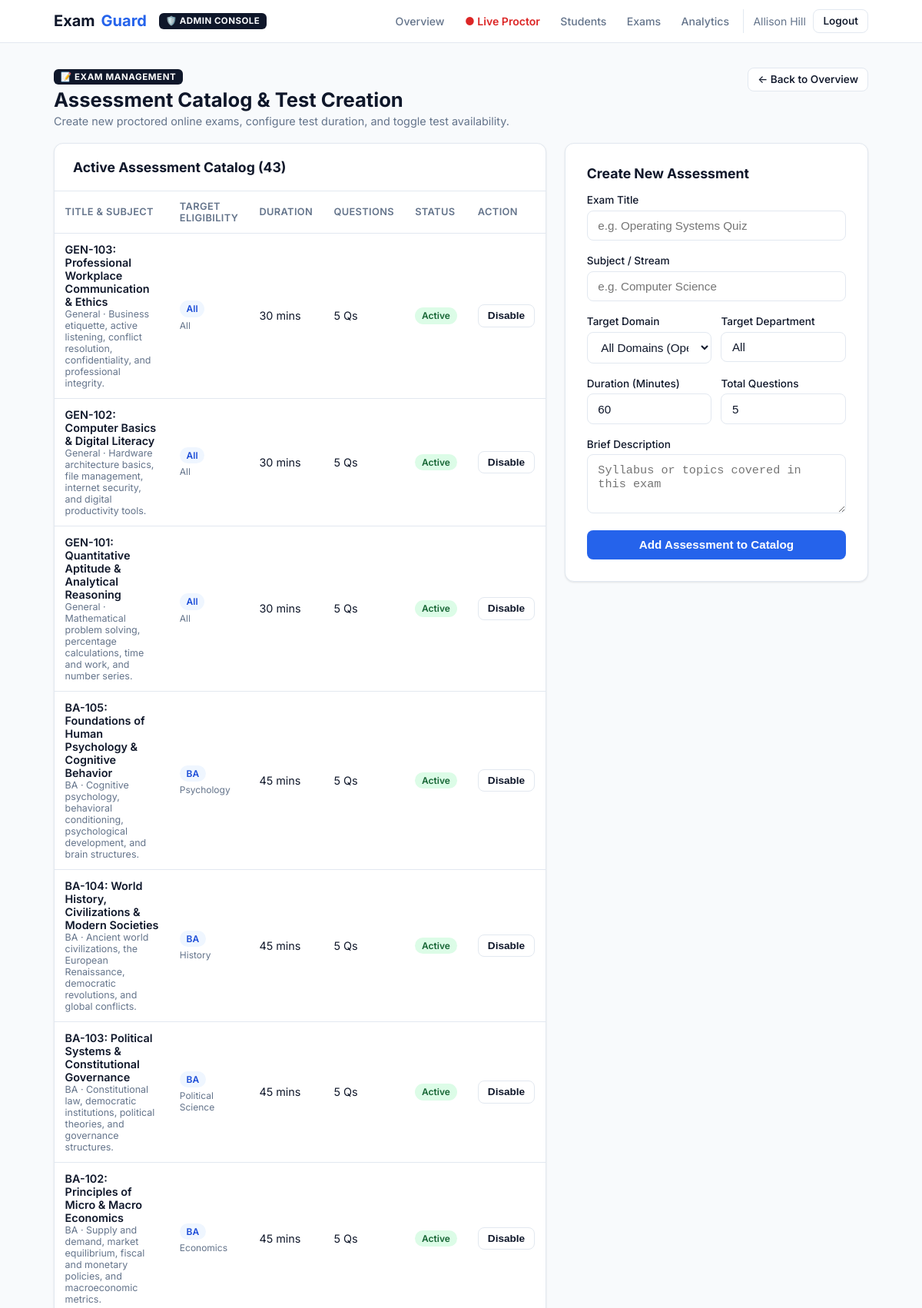
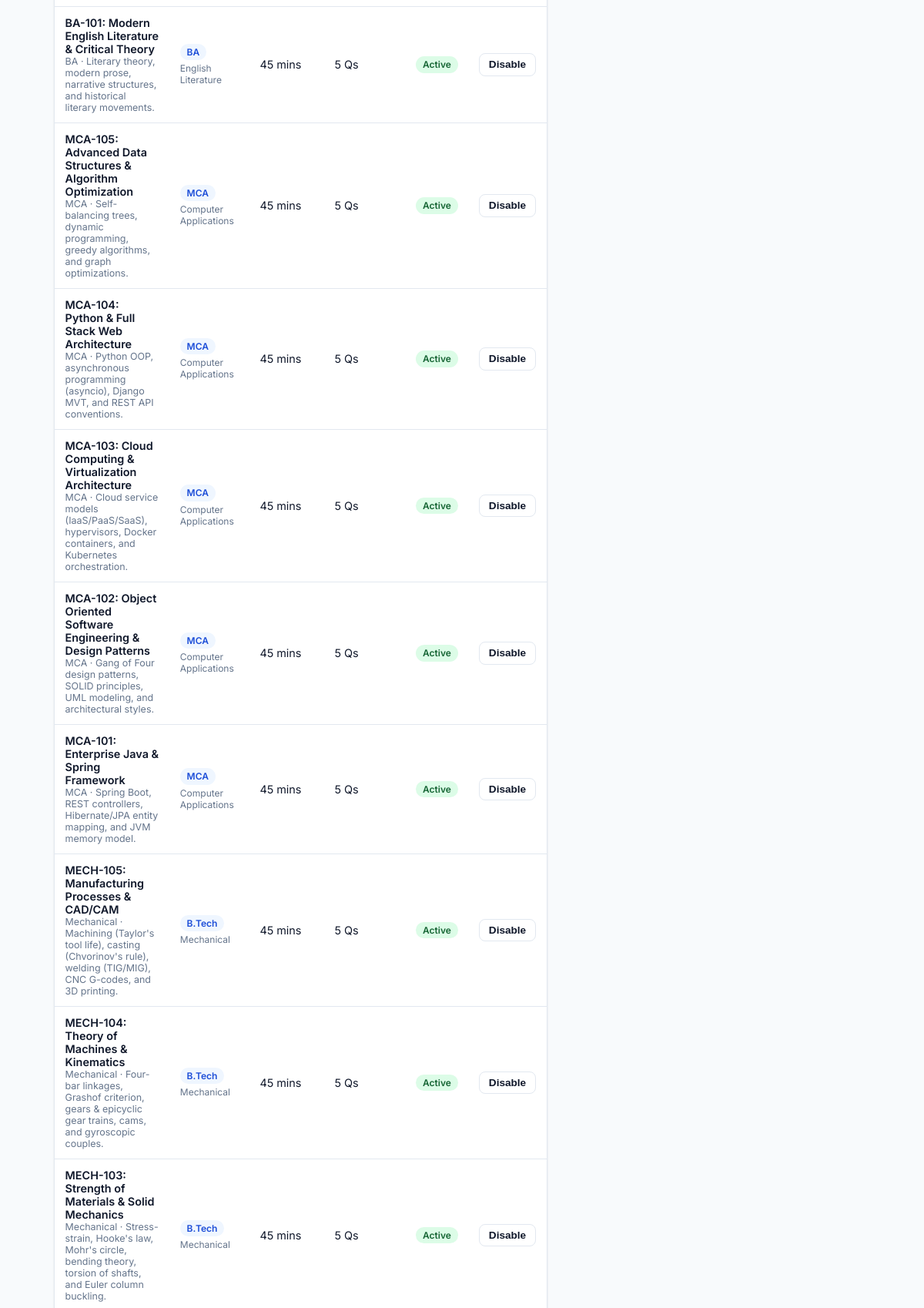
/admin/exams (signed in, upper part), run on the app's committed database (2 pictures, top to bottom).
### app/models/models.py (models this page shows, shortened)
class User(UserMixin, db.Model):
    __tablename__ = "users"
    id = db.Column(db.Integer, primary_key=True)
    email = db.Column(db.String(120), unique=True, nullable=False, index=True)
    password_hash = db.Column(db.String(256), nullable=False)
    full_name = db.Column(db.String(120), nullable=False)
    role = db.Column(db.String(20), default="candidate")
    photo_path = db.Column(db.String(255))
    id_type = db.Column(db.String(40))
    id_number = db.Column(db.String(80))
    id_document_path = db.Column(db.String(255))
    id_verified = db.Column(db.Boolean, default=False)
    created_at = db.Column(db.DateTime, default=datetime.utcnow)
    academic_status = db.Column(db.String(50), default="Currently Studying")  # Currently Studying / Graduated / Beginner
    college = db.Column(db.String(200), default="")
    domain = db.Column(db.String(100), default="")  # B.Tech, MCA, BA, B.Sc, etc.
    department = db.Column(db.String(120), default="")  # CSE, ECE, Economics, Computer Applications, etc.
    year_of_study = db.Column(db.String(50), default="")  # 1st Year, 2nd Year, 3rd Year, 4th Year, Graduated, Beginner
    sessions = db.relationship("ExamSession", backref="candidate", lazy="dynamic")

class AvailableExam(db.Model):
    __tablename__ = "available_exams"
    id = db.Column(db.Integer, primary_key=True)
    title = db.Column(db.String(200), nullable=False)
    description = db.Column(db.Text, default="")
    duration_minutes = db.Column(db.Integer, default=60)
    total_questions = db.Column(db.Integer, default=10)
    subject = db.Column(db.String(80), default="General")
    target_domain = db.Column(db.String(100), default="All")  # B.Tech, MCA, BA, All, etc.
    target_department = db.Column(db.String(120), default="All")  # CSE, ECE, Economics, All, etc.
    target_year = db.Column(db.String(100), default="All")  # 1st Year, 2nd Year, etc., or All
    target_status = db.Column(db.String(100), default="All")  # Currently Studying, Graduated, Beginner, All
    is_active = db.Column(db.Boolean, default=True)
    created_at = db.Column(db.DateTime, default=datetime.utcnow)

### app/routes/admin.py (the view, shortened to what this page needs)
@admin_bp.route("/admin/exams", methods=["GET", "POST"])
@admin_required
def manage_exams():
    all_exams = AvailableExam.query.order_by(AvailableExam.id.desc()).all()
    return render_template("admin/exams.html", exams=all_exams)

### app/routes/admin.py (called while the page is built)
def admin_required(f):
    @wraps(f)
    @login_required
    def decorated_function(*args, **kwargs):
        if current_user.role not in ("invigilator", "admin"):
            flash("Invigilator or Admin access required.", "danger")
            return redirect(url_for("exam.candidate_home"))
        return f(*args, **kwargs)
    return decorated_function

### templates/admin/exams.html (shortened to what this page needs)
{% extends "base.html" %}
{% block content %}
<div class="admin-header">
  <div>
    <div class="admin-badge">📝 EXAM MANAGEMENT</div>
    <h1 style="margin:0.25rem 0 0;font-size:1.6rem;">Assessment Catalog &amp; Test Creation</h1>
    <p class="text-muted" style="margin:0.25rem 0 0;font-size:0.9rem;">
      Create new proctored online exams, configure test duration, and toggle test availability.
    </p>
  </div>
  <div>
    <a href="{{ url_for('admin.dashboard') }}" class="btn btn-outline btn-sm">← Back to Overview</a>
  </div>
</div>
<div class="split-layout mt-2">
  <div style="flex:1.6;">
    <div class="eg-card" style="padding:0;overflow:hidden;">
      <div style="padding:1.25rem 1.5rem;border-bottom:1px solid var(--border);">
        <h3 style="margin:0;font-size:1.1rem;">Active Assessment Catalog ({{ exams|length }})</h3>
      </div>
      <table class="eg-table">
        <thead>
          <tr>
            <th>Title &amp; Subject</th>
            <th>Target Eligibility</th>
            <th>Duration</th>
            <th>Questions</th>
            <th>Status</th>
            <th>Action</th>
          </tr>
        </thead>
        <tbody>
          {% for ex in exams %}
          <tr>
            <td>
              <div style="font-weight:600;">{{ ex.title }}</div>
              <div class="text-muted" style="font-size:0.78rem;">{{ ex.subject }} · {{ ex.description }}</div>
            </td>
            <td>
              <span class="badge" style="background:#eff6ff;color:#1d4ed8;font-size:0.75rem;">
                {{ ex.target_domain or 'All' }}
              </span>
              <div class="text-muted" style="font-size:0.75rem;margin-top:0.2rem;">
                {{ ex.target_department or 'All' }}
              </div>
            </td>
            <td>{{ ex.duration_minutes }} mins</td>
            <td>{{ ex.total_questions }} Qs</td>
            <td>
              {% if ex.is_active %}
                <span class="badge badge-low">Active</span>
              {% else %}
                <span class="badge badge-high">Disabled</span>
              {% endif %}
            </td>
            <td>
              <form method="POST" action="{{ url_for('admin.toggle_exam', exam_id=ex.id) }}">
                {% if ex.is_active %}
                  <button type="submit" class="btn btn-outline btn-sm">Disable</button>
                {% else %}
                  <button type="submit" class="btn btn-primary btn-sm">Enable</button>
                {% endif %}
              </form>
            </td>
          </tr>
          {% else %}
          <tr>
            <td colspan="6" class="text-center text-muted" style="padding:2rem;">No exams created yet.</td>
          </tr>
          {% endfor %}
        </tbody>
      </table>
    </div>
  </div>
  <div style="flex:1;">
    <div class="eg-card">
      <h3 style="margin:0 0 1rem;font-size:1.1rem;">Create New Assessment</h3>
      <form method="POST" action="{{ url_for('admin.manage_exams') }}">
        <div class="form-group">
          <label>Exam Title</label>
          <input type="text" name="title" class="form-control" required placeholder="e.g. Operating Systems Quiz">
        </div>
        <div class="form-group">
          <label>Subject / Stream</label>
          <input type="text" name="subject" class="form-control" required placeholder="e.g. Computer Science">
        </div>
        <div class="form-row" style="display:grid;grid-template-columns:1fr 1fr;gap:0.75rem;">
          <div class="form-group">
            <label>Target Domain</label>
            <select name="target_domain" class="form-control">
              <option value="All">All Domains (Open)</option>
            </select>
          </div>
          <div class="form-group">
            <label>Target Department</label>
            <input type="text" name="target_department" class="form-control" placeholder="e.g. CSE / All" value="All">
          </div>
        </div>
        <div class="form-row" style="display:grid;grid-template-columns:1fr 1fr;gap:0.75rem;">
          <div class="form-group">
            <label>Duration (Minutes)</label>
            <input type="number" name="duration_minutes" class="form-control" value="60" min="5" max="300" required>
          </div>
          <div class="form-group">
            <label>Total Questions</label>
            <input type="number" name="total_questions" class="form-control" value="5" min="1" max="100" required>
          </div>
        </div>
        <div class="form-group">
          <label>Brief Description</label>
          <textarea name="description" class="form-control" rows="3" placeholder="Syllabus or topics covered in this exam"></textarea>
        </div>
        <button type="submit" class="btn btn-primary btn-block">Add Assessment to Catalog</button>
      </form>
    </div>
  </div>
</div>
{% endblock %}

### templates/base.html (shortened to what this page needs)
<!DOCTYPE html>
<html lang="en">
<head>
  <link rel="stylesheet" href="{{ url_for('static', filename='css/style.css') }}">
</head>
<body>
  <nav class="eg-nav">
    <div class="inner">
      <div style="display:flex;align-items:center;gap:1rem;">
        <a class="eg-logo" href="{{ url_for('auth.index') }}">Exam<span>Guard</span></a>
        {% if current_user.is_authenticated %}
          {% if current_user.role in ('invigilator', 'admin') %}
            <span class="nav-role-badge badge-admin">🛡️ Admin Console</span>
          {% else %}
            <span class="nav-role-badge badge-student">🎓 Student Portal</span>
          {% endif %}
        {% endif %}
      </div>
      <div class="eg-nav-right">
        {% if current_user.is_authenticated %}
          {% if current_user.role in ('invigilator', 'admin') %}
            <div class="nav-menu">
              <a href="{{ url_for('admin.dashboard') }}" class="nav-link">Overview</a>
              <a href="{{ url_for('admin.live_proctor') }}" class="nav-link nav-live">
                <span class="live-dot-pulse">●</span> Live Proctor
              </a>
              <a href="{{ url_for('admin.students') }}" class="nav-link">Students</a>
              <a href="{{ url_for('admin.manage_exams') }}" class="nav-link">Exams</a>
              <a href="{{ url_for('admin.analytics') }}" class="nav-link">Analytics</a>
            </div>
          {% endif %}
          <div class="user-pill">
            <span class="eg-user">{{ current_user.full_name }}</span>
            <a class="btn btn-outline btn-sm" href="{{ url_for('auth.logout') }}">Logout</a>
          </div>
        {% else %}
          <div class="nav-menu">
            <a href="{{ url_for('auth.login', role='candidate') }}" class="nav-link">Student Login</a>
            <a href="{{ url_for('auth.login', role='invigilator') }}" class="nav-link">Admin Login</a>
            <a href="{{ url_for('auth.register') }}" class="btn btn-primary btn-sm">Register</a>
          </div>
        {% endif %}
      </div>
    </div>
  </nav>
  <main class="eg-main">
    {% block content %}{% endblock %}
  </main>
</body>
</html>

### static/css/style.css (style rules this page uses)
:root { --primary: #2563eb; --primary-dark: #1d4ed8; --danger: #dc2626; --warning: #d97706; --success: #16a34a; --bg: #ffffff; --surface: #f8fafc; --border: #e2e8f0; --text: #0f172a; --muted: #64748b; --radius: 12px; --shadow: 0 1px 3px rgba(0,0,0,.06), 0 1px 2px rgba(0,0,0,.04); --shadow-md: 0 4px 12px rgba(0,0,0,.08); }
* { box-sizing: border-box; }
body { margin: 0; font-family: "Inter", system-ui, -apple-system, "Segoe UI", Roboto, sans-serif; background: var(--surface); color: var(--text); min-height: 100vh; display: flex; flex-direction: column; }
a { color: var(--primary); text-decoration: none; }
.eg-nav { background: #fff; border-bottom: 1px solid var(--border); padding: 0.75rem 0; position: sticky; top: 0; z-index: 100; }
.eg-nav .inner { max-width: 1100px; margin: 0 auto; padding: 0 1.25rem; display: flex; align-items: center; justify-content: space-between; }
.eg-logo { font-weight: 700; font-size: 1.25rem; color: var(--text); display: flex; align-items: center; gap: 0.5rem; text-decoration: none; }
.eg-logo span { color: var(--primary); }
.eg-nav-right { display: flex; align-items: center; gap: 0.75rem; }
.eg-user { font-size: 0.875rem; color: var(--muted); }
.eg-main { flex: 1; max-width: 1100px; width: 100%; margin: 0 auto; padding: 2rem 1.25rem; }
.eg-card { background: #fff; border: 1px solid var(--border); border-radius: var(--radius); box-shadow: var(--shadow); padding: 1.75rem; }
.form-group { margin-bottom: 1.1rem; }
.form-group label { display: block; font-size: 0.85rem; font-weight: 500; margin-bottom: 0.35rem; color: var(--text); }
.form-control { width: 100%; padding: 0.65rem 0.85rem; border: 1px solid var(--border); border-radius: 8px; font-size: 0.95rem; background: #fff; color: var(--text); transition: border-color .15s, box-shadow .15s; }
select.form-control { appearance: auto; }
.btn { display: inline-flex; align-items: center; justify-content: center; gap: 0.4rem; padding: 0.65rem 1.25rem; border-radius: 8px; font-size: 0.95rem; font-weight: 550; border: none; cursor: pointer; transition: background .15s, transform .1s; text-decoration: none; }
.btn-primary { background: var(--primary); color: #fff; }
.btn-outline { background: #fff; color: var(--text); border: 1px solid var(--border); }
.btn-block { width: 100%; }
.btn-sm { padding: 0.4rem 0.75rem; font-size: 0.85rem; }
.eg-table { width: 100%; border-collapse: collapse; font-size: 0.9rem; }
.eg-table th, .eg-table td { padding: 0.75rem 0.85rem; text-align: left; border-bottom: 1px solid var(--border); }
.eg-table th { font-weight: 600; color: var(--muted); font-size: 0.8rem; text-transform: uppercase; letter-spacing: 0.03em; }
.badge { display: inline-block; padding: 0.2rem 0.55rem; border-radius: 999px; font-size: 0.75rem; font-weight: 600; }
.badge-low { background: #dcfce7; color: #166534; }
.text-muted { color: var(--muted); }
.mt-2 { margin-top: 1rem; }
.nav-role-badge { font-size: 0.72rem; font-weight: 700; text-transform: uppercase; letter-spacing: 0.04em; padding: 0.2rem 0.55rem; border-radius: 6px; }
.badge-admin { background: #0f172a; color: #f8fafc; }
.nav-menu { display: flex; align-items: center; gap: 0.85rem; }
.nav-link { font-size: 0.88rem; color: var(--muted); font-weight: 500; padding: 0.25rem 0.4rem; }
.nav-live { color: var(--danger); font-weight: 600; }
.user-pill { display: flex; align-items: center; gap: 0.6rem; padding-left: 0.75rem; border-left: 1px solid var(--border); }
.admin-header { display: flex; justify-content: space-between; align-items: flex-start; flex-wrap: wrap; gap: 1rem; margin-bottom: 1.25rem; }
.admin-badge { display: inline-block; font-size: 0.72rem; font-weight: 700; letter-spacing: 0.05em; padding: 0.2rem 0.55rem; border-radius: 6px; background: #0f172a; color: #fff; }
.live-dot-pulse { display: inline-block; color: var(--danger); animation: pulse-dot 1.5s infinite; }
.split-layout { display: flex; gap: 1.5rem; }

### data on the page
User: full_name "Allison Hill"
AvailableExam: title "GEN-103: Professional Workplace Communication & Ethics", subject "General", description "Business etiquette, active listening, conflict resolution, confidentiality, and professional integrity.", target_domain "All", target_department "All", duration_minutes "30", total_questions "5", is_active "Active"
AvailableExam: title "GEN-102: Computer Basics & Digital Literacy", subject "General", description "Hardware architecture basics, file management, internet security, and digital productivity tools.", target_domain "All", target_department "All", duration_minutes "30", total_questions "5", is_active "Active"
AvailableExam: title "GEN-101: Quantitative Aptitude & Analytical Reasoning", subject "General", description "Mathematical problem solving, percentage calculations, time and work, and number series.", target_domain "All", target_department "All", duration_minutes "30", total_questions "5", is_active "Active"
AvailableExam: title "BA-105: Foundations of Human Psychology & Cognitive Behavior", subject "BA", description "Cognitive psychology, behavioral conditioning, psychological development, and brain structures.", target_domain "BA", target_department "Psychology", duration_minutes "45", total_questions "5", is_active "Active"
AvailableExam: title "BA-104: World History, Civilizations & Modern Societies", subject "BA", description "Ancient world civilizations, the European Renaissance, democratic revolutions, and global conflicts.", target_domain "BA", target_department "History", duration_minutes "45", total_questions "5", is_active "Active"
AvailableExam: title "BA-103: Political Systems & Constitutional Governance", subject "BA", description "Constitutional law, democratic institutions, political theories, and governance structures.", target_domain "BA", target_department "Political Science", duration_minutes "45", total_questions "5", is_active "Active"
AvailableExam: title "BA-102: Principles of Micro & Macro Economics", subject "BA", description "Supply and demand, market equilibrium, fiscal and monetary policies, and macroeconomic metrics.", target_domain "BA", target_department "Economics", duration_minutes "45", total_questions "5", is_active "Active"
AvailableExam: title "BA-101: Modern English Literature & Critical Theory", subject "BA", description "Literary theory, modern prose, narrative structures, and historical literary movements.", target_domain "BA", target_department "English Literature", duration_minutes "45", total_questions "5", is_active "Active"
AvailableExam: title "MCA-105: Advanced Data Structures & Algorithm Optimization", subject "MCA", description "Self-balancing trees, dynamic programming, greedy algorithms, and graph optimizations.", target_domain "MCA", target_department "Computer Applications", duration_minutes "45", total_questions "5", is_active "Active"
AvailableExam: title "MCA-104: Python & Full Stack Web Architecture", subject "MCA", description "Python OOP, asynchronous programming (asyncio), Django MVT, and REST API conventions.", target_domain "MCA", target_department "Computer Applications", duration_minutes "45", total_questions "5", is_active "Active"
AvailableExam: title "MCA-103: Cloud Computing & Virtualization Architecture", subject "MCA", description "Cloud service models (IaaS/PaaS/SaaS), hypervisors, Docker containers, and Kubernetes orchestration.", target_domain "MCA", target_department "Computer Applications", duration_minutes "45", total_questions "5", is_active "Active"
AvailableExam: title "MCA-102: Object Oriented Software Engineering & Design Patterns", subject "MCA", description "Gang of Four design patterns, SOLID principles, UML modeling, and architectural styles.", target_domain "MCA", target_department "Computer Applications", duration_minutes "45", total_questions "5", is_active "Active"
AvailableExam: title "MCA-101: Enterprise Java & Spring Framework", subject "MCA", description "Spring Boot, REST controllers, Hibernate/JPA entity mapping, and JVM memory model.", target_domain "MCA", target_department "Computer Applications", duration_minutes "45", total_questions "5", is_active "Active"
AvailableExam: title "MECH-105: Manufacturing Processes & CAD/CAM", subject "Mechanical", description "Machining (Taylor's tool life), casting (Chvorinov's rule), welding (TIG/MIG), CNC G-codes, and 3D printing.", target_domain "B.Tech", target_department "Mechanical", duration_minutes "45", total_questions "5", is_active "Active"
AvailableExam: title "MECH-104: Theory of Machines & Kinematics", subject "Mechanical", description "Four-bar linkages, Grashof criterion, gears & epicyclic gear trains, cams, and gyroscopic couples.", target_domain "B.Tech", target_department "Mechanical", duration_minutes "45", total_questions "5", is_active "Active"
AvailableExam: title "MECH-103: Strength of Materials & Solid Mechanics", subject "Mechanical", description "Stress-strain, Hooke's law, Mohr's circle, bending theory, torsion of shafts, and Euler column buckling.", target_domain "B.Tech", target_department "Mechanical", duration_minutes "45", total_questions "5", is_active "Active"

### other printed values
{{ exams|length }} "43"
